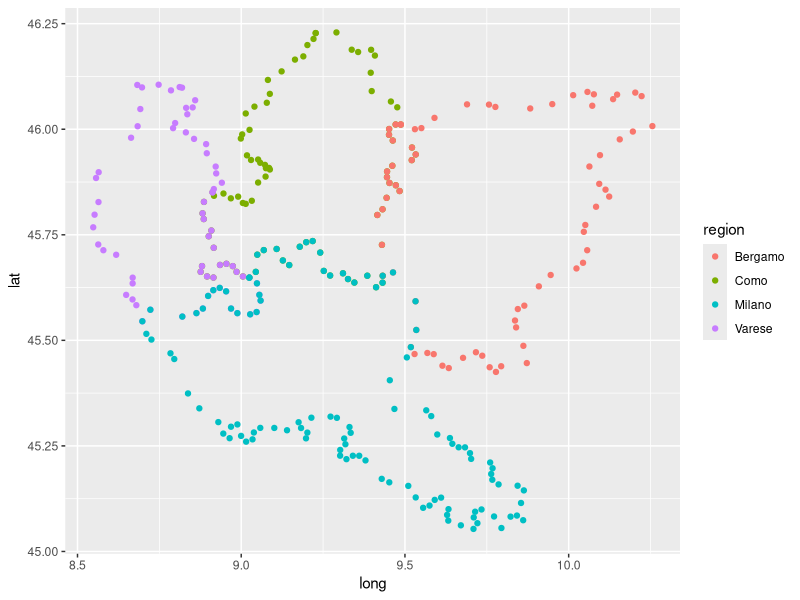
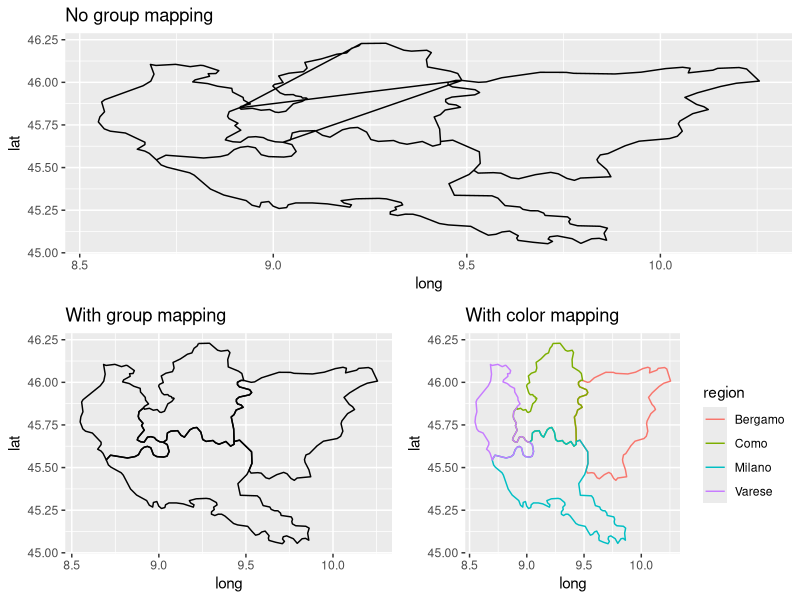

These figures' R source, in order:
## ---- chunk 1
knitr::opts_chunk$set(echo = TRUE, warning = FALSE, message = FALSE, collapse = TRUE)
## ---- chunk 2
# If necessary to install a package run
# install.packages("packageName")

# Load packages
library(ggplot2)
library(gridExtra)
library(dplyr)
## ---- chunk 3
italy_map <- ggplot2::map_data(map = "italy")
italy_map_subset <- italy_map %>%
  filter(region %in% c("Bergamo" , "Como", "Lecco", "Milano", "Varese")) %>%
  arrange(group, order)

usa_state_map <- ggplot2::map_data(map = "state") 
## ---- chunk 4
head(italy_map, 3)
## ---- chunk 5
head(usa_state_map, 3)
## ---- chunk 6
italy_map_subset %>%
  ggplot(aes(x = long, y = lat)) +
  geom_point(aes(color = region))
## ---- chunk 7
plot_1 <- italy_map_subset %>%
  ggplot(aes(x = long, y = lat)) +
  geom_path() +
  ggtitle("No group mapping")

plot_2 <- italy_map_subset %>%
  ggplot(aes(x = long, y = lat)) +
  geom_path(aes(group = region)) +
  ggtitle("With group mapping")

plot_3 <- italy_map_subset %>%
  ggplot(aes(x = long, y = lat)) +
  geom_path(aes(color = region)) +
  ggtitle("With color mapping")

grid.arrange(plot_1, plot_2, plot_3, ncol = 2, layout_matrix = rbind(c(1,1), c(2,3)))
